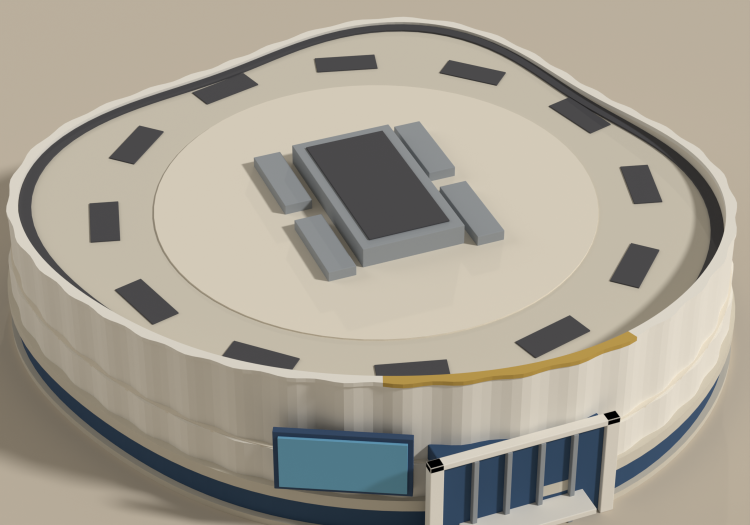
#> input picture artifacts/chase-center/chase-center-aerial.png, 1500 x 1050 px, given in place of chase-center-north.png, which was not available (shown at 1/2 size)
$ python make_contact_sheet.py
#> lines starting #> are read from the running program, lines starting #| are printed output that depends on the picture; pictures that were not available may be replaced by others from this repository, and a replacement may not be noted
"""Compose the review renders into chase-center-contact-sheet.png."""

from pathlib import Path

from PIL import Image, ImageDraw, ImageFont

HERE = Path(__file__).resolve().parent
BG = (237, 227, 209)
INK = (58, 52, 44)


def _font():
    for p in ("/usr/share/fonts/truetype/dejavu/DejaVuSans-Bold.ttf",
              "/System/Library/Fonts/Supplemental/Arial Bold.ttf",
              "/System/Library/Fonts/Helvetica.ttc"):
        try:
            return ImageFont.truetype(p, 34)
        except OSError:
            continue
    return ImageFont.load_default()


FONT = _font()
VIEWS = ["north", "east", "south", "west", "top", "aerial", "night", "night-entry"]
COLS = 4
PAD = 40
LABEL_H = 56
CELL_W = 460


def load(view):
#> called with view = 'north'
    img = Image.open(HERE / f"chase-center-{view}.png").convert("RGB")
    w = CELL_W
    h = round(img.height * w / img.width)
#> h = 322
    return img.resize((w, h), Image.LANCZOS)
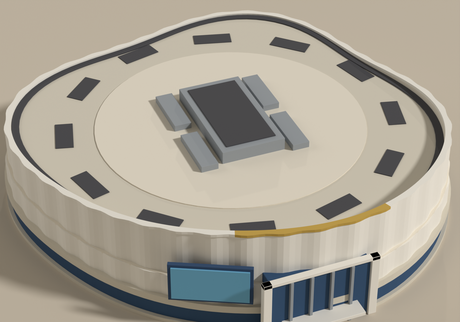
#> returned value: PIL image 460x322 RGB; mean R, G, B 166.3, 160.1, 147.1


def main():
    tiles = [load(v) for v in VIEWS]
#> call 2 of load, with view = 'east'
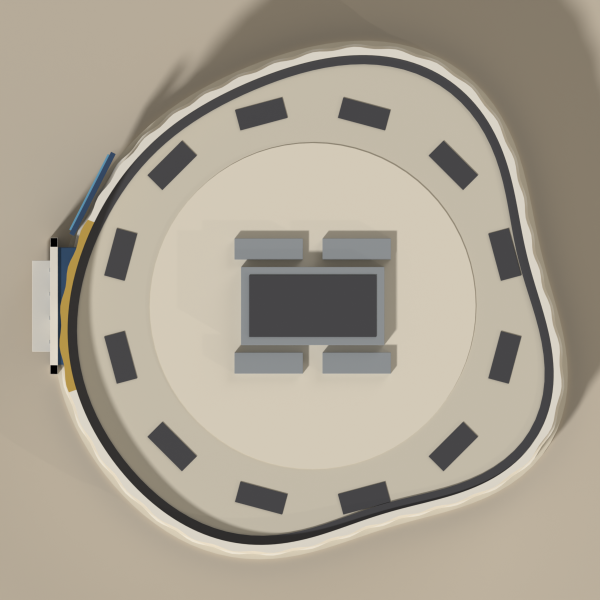
#> input picture artifacts/chase-center/chase-center-top.png, 1200 x 1200 px, given in place of chase-center-east.png, which was not available (shown at 1/2 size)
#> in load (call 2), `return img.resize((w, h), Image.LANCZOS)`:
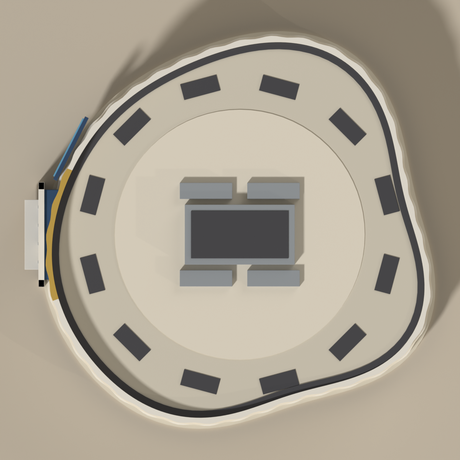
#> returned value: PIL image 460x460 RGB; mean R, G, B 168.9, 160.5, 145.2
#> call 4 of load, with view = 'west'
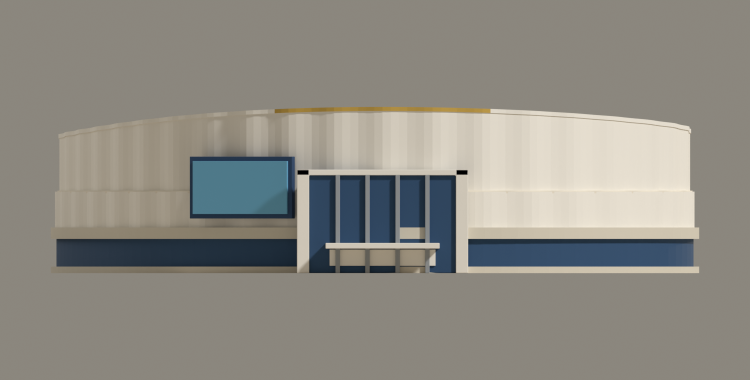
#> input picture artifacts/chase-center/chase-center-west.png, 1500 x 760 px (shown at 1/2 size)
#> in load (call 4), `return img.resize((w, h), Image.LANCZOS)`:
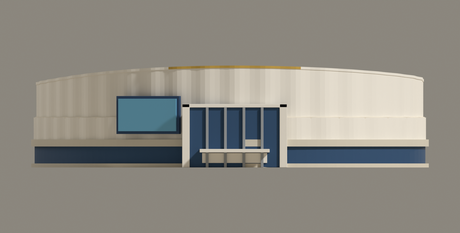
#> returned value: PIL image 460x233 RGB; mean R, G, B 142, 139, 131.2
    rows = [tiles[i : i + COLS] for i in range(0, len(tiles), COLS)]
    row_h = [LABEL_H + max(t.height for t in r) for r in rows]
    width = PAD + COLS * (CELL_W + PAD)
    height = PAD + sum(h + PAD for h in row_h)
    sheet = Image.new("RGB", (width, height), BG)
    draw = ImageDraw.Draw(sheet)

    y = PAD
    for ri, row in enumerate(rows):
        for ci, tile in enumerate(row):
            cx = PAD + ci * (CELL_W + PAD) + CELL_W // 2
            label = VIEWS[ri * COLS + ci].upper()
            draw.text((cx, y + LABEL_H // 2), label, font=FONT, fill=INK, anchor="mm")
            sheet.paste(tile, (cx - tile.width // 2, y + LABEL_H))
        y += row_h[ri] + PAD

    out = HERE / "chase-center-contact-sheet.png"
    sheet.save(out)
    print(f"[contact-sheet] {out}")


if __name__ == "__main__":
#> (the run stopped early here; a loop or call above may not have finished)
